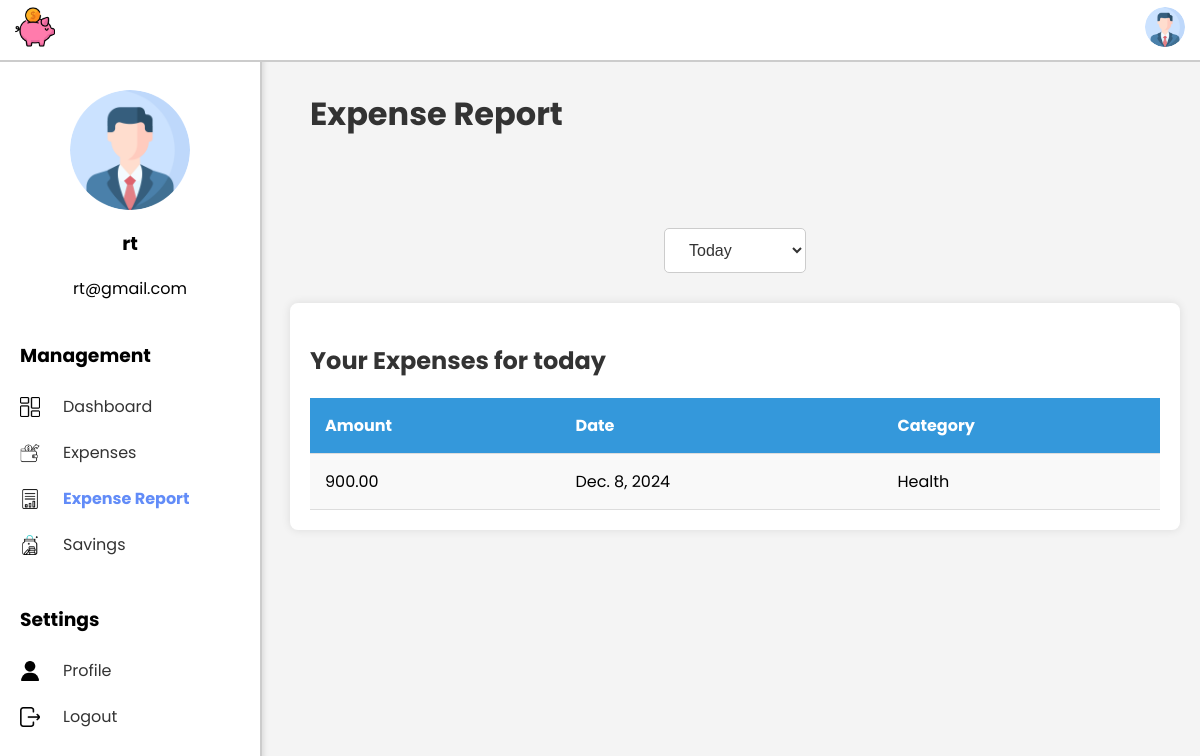
Screenshot of /ExpenseSystem/expense-report/ (signed in) with the database file from the repository.
### ExpenseSystem/models.py (models this page shows, shortened)
class Profile(models.Model):
    user = models.OneToOneField(User, on_delete=models.CASCADE)
    profile_picture = models.ImageField(upload_to='profile_pictures/', default='default_profile.png')

class Expense(models.Model):
    amount = models.DecimalField(max_digits=10, decimal_places=2)
    date = models.DateField()
    category = models.ForeignKey(Category, on_delete=models.CASCADE)
    user = models.ForeignKey(User, on_delete=models.CASCADE)
    description = models.TextField(null=True, blank=True)  # Add the description field

class Category(models.Model):
    name = models.CharField(max_length=255)

### ExpenseSystem/views.py (the view)
# urls.py: path('expense-report/', views.expense_report, name='expense_report'),
@login_required
def expense_report(request):
    today = timezone.now()
    filter_type = request.GET.get('filter', 'today')  # Default to 'today'
    user_expenses = Expense.objects.filter(user=request.user)
    if filter_type == 'weekly':
        start_date = today - timedelta(days=today.weekday() + 1)  # Sunday
        end_date = start_date + timedelta(days=6)  # End of the week (Saturday)
        expenses = user_expenses.filter(date__range=[start_date, end_date])
    elif filter_type == 'monthly':
        start_date = today.replace(day=1)  # Start of the month
        _, last_day = calendar.monthrange(today.year, today.month)  # Get the last day of the month
        end_date = today.replace(day=last_day)  # End of the month
        expenses = user_expenses.filter(date__range=[start_date, end_date])
    elif filter_type == 'yearly':
        start_date = today.replace(month=1, day=1)  # Start of the year
        end_date = today.replace(month=12, day=31)  # End of the year
        expenses = user_expenses.filter(date__range=[start_date, end_date])
    else:  # 'today'
        start_date = today.replace(hour=0, minute=0, second=0, microsecond=0)  # Start of today
        end_date = today.replace(hour=23, minute=59, second=59, microsecond=999999)  # End of today
        expenses = user_expenses.filter(date__range=[start_date, end_date])
    context = {
        'expenses': expenses,
        'filter': filter_type,
    }
    return render(request, 'expense_report.html', context)

### ExpenseSystem/templates/expense_report.html (shortened to what this page needs)
<!DOCTYPE html>
<html lang="en">
<head>
    {% load static %}
    <link rel="stylesheet" href="{% static 'expensereport.css' %}">
</head>
<body>
    {% include 'navbar.html' %}
    {% include 'sidebar.html' %}
    <div class="main-dashboard">
        <div class="header">
            <h1>Expense Report</h1>
        </div>
        <div class="report-filters">
            <form method="GET" action="{% url 'expense_report' %}">
                <select name="filter" onchange="this.form.submit()">
                    <option value="today" {% if filter == 'today' %}selected{% endif %}>Today</option>
                </select>
            </form>
        </div>
        <div class="expense-list background-box">
            <h2>Your Expenses for {{ filter }}</h2>
            <table>
                <thead>
                    <tr>
                        <th>Amount</th>
                        <th>Date</th>
                        <th>Category</th>
                    </tr>
                </thead>
                <tbody>
                    {% for expense in expenses %}
                    <tr>
                        <td>{{ expense.amount }}</td>
                        <td>{{ expense.date }}</td>
                        <td>{{ expense.category.name }}</td>
                    </tr>
                    {% empty %}
                    <tr>
                        <td colspan="3">No expenses found for this period.</td>
                    </tr>
                    {% endfor %}
                </tbody>
            </table>
        </div>
    </div>
</body>
</html>

### ExpenseSystem/templates/navbar.html (shortened to what this page needs)
{% load static %}
<nav class="navbar">
    <link rel="stylesheet" href="{% static 'navbar.css' %}">
    <div class="navbar-logo">
        <img src="{% static 'piggy-bank.png' %}" alt="Logo" class="logo">
    </div>
    <div class="profile-dropdown">
        <img id="profile-dropdown"
             src="{% if user.profile.profile_picture %}{{ user.profile.profile_picture.url }}{% else %}{% static 'default_profile.png' %}{% endif %}"
             alt="Profile Picture" class="profile-dropdown-img">
    </div>
</nav>

### ExpenseSystem/templates/sidebar.html (shortened to what this page needs)
{% load static %}
<div class="sidebar">
    <div class="profile-section">
        <link rel="stylesheet" href="{% static 'sidebar.css' %}">
        <img id="sidebar_profile_picture"
     src="{% if user.profile.profile_picture %}{{ user.profile.profile_picture.url }}{% else %}{% static 'default_profile.png' %}{% endif %}"
     alt="Profile Picture" class="sidebar-profile-picture">
        <h3>{{ user.username }}</h3>
        <p>{{ user.email }}</p>
    </div>
    <div class="management-section">
        <h3>Management</h3>
        <ul>
            <li class="{% if request.resolver_match.url_name == 'dashboard' %}active{% endif %}">
                <img src="{% static 'dashboard.png' %}" alt="Dashboard Icon" class="sidebar-icon">
                <a href="{% url 'dashboard' %}">Dashboard</a>
            </li>
            <li class="{% if request.resolver_match.url_name == 'add_expense' %}active{% endif %}">
                <img src="{% static 'expenses.png' %}" alt="Add Expenses Icon" class="sidebar-icon">
                <a href="{% url 'add_expense' %}">Expenses</a>
            </li>
            <li class="{% if request.resolver_match.url_name == 'expense_report' %}active{% endif %}">
                <img src="{% static 'add_report.png' %}" alt="Expense Report Icon" class="sidebar-icon">
                <a href="{% url 'expense_report' %}">Expense Report</a>
            </li>
            <li class="{% if request.resolver_match.url_name == 'savings_dashboard' %}active{% endif %}">
                <img src="{% static 'add_savings.png' %}" alt="Savings Icon" class="sidebar-icon">
                <a href="{% url 'savings_dashboard' %}">Savings</a>
            </li>
        </ul>
    </div>
    <div class="settings-section">
        <h3>Settings</h3>
        <ul>
            <li class="{% if request.resolver_match.url_name == 'user_profile' %}active{% endif %}">
                <img src="{% static 'user.png' %}" alt="User Icon" class="sidebar-icon">
                <a href="{% url 'user_profile' %}">Profile</a>
            </li>
            <li><img src="{% static 'exit.png' %}" alt="Logout Icon" class="sidebar-icon">
                <a href="{% url 'logout' %}" class="btn btn-secondary">Logout</a></li>
        </ul>
    </div>
</div>

### ExpenseSystem/static/expensereport.css (style rules this page uses)
body { font-family: 'Poppins', sans-serif; background-color: #f4f4f4; margin: 0; padding: 0; }
.header { display: flex; justify-content: space-between; align-items: center; padding: 20px; }
.main-dashboard { margin-left: 270px; padding: 20px; background-color: #f4f4f4; min-height: 100vh; margin-top: 50px; position: relative; }
.header h1 { font-size: 2em; margin-top: 0; margin-bottom: 50px; }
.report-filters { margin-bottom: 30px; text-align: center; }
.report-filters select { padding: 12px 20px; font-size: 16px; border: 1px solid #ccc; border-radius: 5px; background-color: #fff; color: #333; outline: none; }
.expense-list { background-color: #fff; border-radius: 8px; box-shadow: 0 0 10px rgba(0, 0, 0, 0.1); overflow-x: auto; padding: 20px; }
.expense-list h2 { color: #333; font-size: 24px; margin-bottom: 20px; }
.expense-list table { width: 100%; border-collapse: collapse; }
.expense-list th, .expense-list td { padding: 15px; text-align: left; border-bottom: 1px solid #ddd; }
.expense-list th { background-color: #3498db; color: #fff; }
.expense-list td { background-color: #f9f9f9; }
.main-dashboard .header { margin-bottom: 20px; margin-top: 0; text-align: center; }
.main-dashboard .header h1 { font-size: 32px; color: #333; }

### ExpenseSystem/static/navbar.css (style rules this page uses)
.navbar { display: flex; justify-content: space-between; align-items: center; background-color: #ffff; padding: 5px 15px; color: white; position: fixed; top: 0; left: 0; right: 0; z-index: 1000; height: 50px; border-bottom: 2px solid #ccc; }
.navbar-logo img { height: 40px; }
.profile-dropdown { position: relative; margin-left: auto; align-self: center; }
.profile-dropdown-img { width: 40px; height: 40px; border-radius: 50%; object-fit: cover; cursor: pointer; transition: transform 0.3s ease; }

### ExpenseSystem/static/sidebar.css (style rules this page uses)
.sidebar { position: fixed; top: 50px; left: 0; height: calc(100% - 50px); background-color: #ffffff; width: 220px; box-shadow: 2px 0 5px rgba(0, 0, 0, 0.1); padding: 20px; border-right: 2px solid #ccc; }
.profile-section { text-align: center; margin-top: 20px; }
.profile-section img { border-radius: 50%; width: 120px; height: 120px; display: block; margin: 0 auto; }
.management-section, .settings-section { margin-top: 40px; }
.management-section h3, .settings-section h3 { margin-bottom: 10px; }
.management-section ul, .settings-section ul { list-style-type: none; padding: 0; }
.management-section li, .settings-section li { display: flex; align-items: center; margin: 5px 0; }
.sidebar-icon { width: 20px; height: 20px; margin-right: 15px; margin-top: 5px; margin-bottom: 5px; vertical-align: middle; }
.management-section li a, .settings-section li a { text-decoration: none; color: #333; padding: 8px; display: block; }
.management-section li.active a, .settings-section li.active a { font-weight: bold; color: #628CF8; }

### rows the page displays
Expense: amount "900.00", date "Dec. 8, 2024", category.name "Health"

### other values shown
{{ user.username }} "rt"
{{ user.email }} "rt@gmail.com"
{{ filter }} "today"
